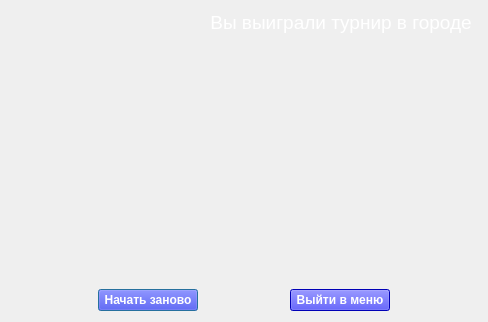
<?xml version="1.0" encoding="UTF-8"?>
<ui version="4.0">
 <class>WinLoseForm</class>
 <widget class="QDialog" name="WinLoseForm">
  <property name="geometry">
   <rect>
    <x>0</x>
    <y>0</y>
    <width>488</width>
    <height>322</height>
   </rect>
  </property>
  <property name="windowTitle">
   <string>WinLoseForm</string>
  </property>
  <layout class="QVBoxLayout" name="verticalLayout">
   <item>
    <layout class="QHBoxLayout" name="horizontalLayout">
     <item>
      <spacer name="horizontalSpacer">
       <property name="orientation">
        <enum>Qt::Horizontal</enum>
       </property>
       <property name="sizeHint" stdset="0">
        <size>
         <width>40</width>
         <height>20</height>
        </size>
       </property>
      </spacer>
     </item>
     <item>
      <widget class="QLabel" name="headLabel">
       <property name="sizePolicy">
        <sizepolicy hsizetype="Fixed" vsizetype="Preferred">
         <horstretch>0</horstretch>
         <verstretch>0</verstretch>
        </sizepolicy>
       </property>
       <property name="minimumSize">
        <size>
         <width>280</width>
         <height>0</height>
        </size>
       </property>
       <property name="maximumSize">
        <size>
         <width>280</width>
         <height>16777215</height>
        </size>
       </property>
       <property name="palette">
        <palette>
         <active>
          <colorrole role="WindowText">
           <brush brushstyle="SolidPattern">
            <color alpha="255">
             <red>255</red>
             <green>255</green>
             <blue>255</blue>
            </color>
           </brush>
          </colorrole>
         </active>
         <inactive>
          <colorrole role="WindowText">
           <brush brushstyle="SolidPattern">
            <color alpha="255">
             <red>255</red>
             <green>255</green>
             <blue>255</blue>
            </color>
           </brush>
          </colorrole>
         </inactive>
         <disabled>
          <colorrole role="WindowText">
           <brush brushstyle="SolidPattern">
            <color alpha="255">
             <red>120</red>
             <green>120</green>
             <blue>120</blue>
            </color>
           </brush>
          </colorrole>
         </disabled>
        </palette>
       </property>
       <property name="font">
        <font>
         <pointsize>14</pointsize>
        </font>
       </property>
       <property name="text">
        <string>Вы выиграли турнир в городе </string>
       </property>
       <property name="alignment">
        <set>Qt::AlignRight|Qt::AlignTrailing|Qt::AlignVCenter</set>
       </property>
       <property name="wordWrap">
        <bool>true</bool>
       </property>
      </widget>
     </item>
    </layout>
   </item>
   <item>
    <spacer name="verticalSpacer">
     <property name="orientation">
      <enum>Qt::Vertical</enum>
     </property>
     <property name="sizeHint" stdset="0">
      <size>
       <width>20</width>
       <height>40</height>
      </size>
     </property>
    </spacer>
   </item>
   <item>
    <layout class="QHBoxLayout" name="horizontalLayout_2">
     <item>
      <spacer name="horizontalSpacer_2">
       <property name="orientation">
        <enum>Qt::Horizontal</enum>
       </property>
       <property name="sizeHint" stdset="0">
        <size>
         <width>40</width>
         <height>20</height>
        </size>
       </property>
      </spacer>
     </item>
     <item>
      <widget class="QPushButton" name="pushButton">
       <property name="sizePolicy">
        <sizepolicy hsizetype="Fixed" vsizetype="Fixed">
         <horstretch>0</horstretch>
         <verstretch>0</verstretch>
        </sizepolicy>
       </property>
       <property name="minimumSize">
        <size>
         <width>100</width>
         <height>0</height>
        </size>
       </property>
       <property name="palette">
        <palette>
         <active>
          <colorrole role="Button">
           <brush brushstyle="SolidPattern">
            <color alpha="255">
             <red>0</red>
             <green>0</green>
             <blue>255</blue>
            </color>
           </brush>
          </colorrole>
          <colorrole role="ButtonText">
           <brush brushstyle="SolidPattern">
            <color alpha="255">
             <red>255</red>
             <green>255</green>
             <blue>255</blue>
            </color>
           </brush>
          </colorrole>
          <colorrole role="Base">
           <brush brushstyle="SolidPattern">
            <color alpha="255">
             <red>0</red>
             <green>0</green>
             <blue>255</blue>
            </color>
           </brush>
          </colorrole>
          <colorrole role="Window">
           <brush brushstyle="SolidPattern">
            <color alpha="255">
             <red>0</red>
             <green>0</green>
             <blue>255</blue>
            </color>
           </brush>
          </colorrole>
         </active>
         <inactive>
          <colorrole role="Button">
           <brush brushstyle="SolidPattern">
            <color alpha="255">
             <red>0</red>
             <green>0</green>
             <blue>255</blue>
            </color>
           </brush>
          </colorrole>
          <colorrole role="ButtonText">
           <brush brushstyle="SolidPattern">
            <color alpha="255">
             <red>255</red>
             <green>255</green>
             <blue>255</blue>
            </color>
           </brush>
          </colorrole>
          <colorrole role="Base">
           <brush brushstyle="SolidPattern">
            <color alpha="255">
             <red>0</red>
             <green>0</green>
             <blue>255</blue>
            </color>
           </brush>
          </colorrole>
          <colorrole role="Window">
           <brush brushstyle="SolidPattern">
            <color alpha="255">
             <red>0</red>
             <green>0</green>
             <blue>255</blue>
            </color>
           </brush>
          </colorrole>
         </inactive>
         <disabled>
          <colorrole role="Button">
           <brush brushstyle="SolidPattern">
            <color alpha="255">
             <red>0</red>
             <green>0</green>
             <blue>255</blue>
            </color>
           </brush>
          </colorrole>
          <colorrole role="ButtonText">
           <brush brushstyle="SolidPattern">
            <color alpha="255">
             <red>120</red>
             <green>120</green>
             <blue>120</blue>
            </color>
           </brush>
          </colorrole>
          <colorrole role="Base">
           <brush brushstyle="SolidPattern">
            <color alpha="255">
             <red>0</red>
             <green>0</green>
             <blue>255</blue>
            </color>
           </brush>
          </colorrole>
          <colorrole role="Window">
           <brush brushstyle="SolidPattern">
            <color alpha="255">
             <red>0</red>
             <green>0</green>
             <blue>255</blue>
            </color>
           </brush>
          </colorrole>
         </disabled>
        </palette>
       </property>
       <property name="font">
        <font>
         <weight>75</weight>
         <bold>true</bold>
        </font>
       </property>
       <property name="styleSheet">
        <string notr="true">
background-color: rgb(0, 0, 255);</string>
       </property>
       <property name="text">
        <string>Начать заново</string>
       </property>
      </widget>
     </item>
     <item>
      <spacer name="horizontalSpacer_4">
       <property name="orientation">
        <enum>Qt::Horizontal</enum>
       </property>
       <property name="sizeHint" stdset="0">
        <size>
         <width>40</width>
         <height>20</height>
        </size>
       </property>
      </spacer>
     </item>
     <item>
      <widget class="QPushButton" name="pushButton_2">
       <property name="sizePolicy">
        <sizepolicy hsizetype="Fixed" vsizetype="Fixed">
         <horstretch>0</horstretch>
         <verstretch>0</verstretch>
        </sizepolicy>
       </property>
       <property name="minimumSize">
        <size>
         <width>100</width>
         <height>0</height>
        </size>
       </property>
       <property name="palette">
        <palette>
         <active>
          <colorrole role="Button">
           <brush brushstyle="SolidPattern">
            <color alpha="255">
             <red>0</red>
             <green>0</green>
             <blue>255</blue>
            </color>
           </brush>
          </colorrole>
          <colorrole role="ButtonText">
           <brush brushstyle="SolidPattern">
            <color alpha="255">
             <red>255</red>
             <green>255</green>
             <blue>255</blue>
            </color>
           </brush>
          </colorrole>
          <colorrole role="Base">
           <brush brushstyle="SolidPattern">
            <color alpha="255">
             <red>0</red>
             <green>0</green>
             <blue>255</blue>
            </color>
           </brush>
          </colorrole>
          <colorrole role="Window">
           <brush brushstyle="SolidPattern">
            <color alpha="255">
             <red>0</red>
             <green>0</green>
             <blue>255</blue>
            </color>
           </brush>
          </colorrole>
         </active>
         <inactive>
          <colorrole role="Button">
           <brush brushstyle="SolidPattern">
            <color alpha="255">
             <red>0</red>
             <green>0</green>
             <blue>255</blue>
            </color>
           </brush>
          </colorrole>
          <colorrole role="ButtonText">
           <brush brushstyle="SolidPattern">
            <color alpha="255">
             <red>255</red>
             <green>255</green>
             <blue>255</blue>
            </color>
           </brush>
          </colorrole>
          <colorrole role="Base">
           <brush brushstyle="SolidPattern">
            <color alpha="255">
             <red>0</red>
             <green>0</green>
             <blue>255</blue>
            </color>
           </brush>
          </colorrole>
          <colorrole role="Window">
           <brush brushstyle="SolidPattern">
            <color alpha="255">
             <red>0</red>
             <green>0</green>
             <blue>255</blue>
            </color>
           </brush>
          </colorrole>
         </inactive>
         <disabled>
          <colorrole role="Button">
           <brush brushstyle="SolidPattern">
            <color alpha="255">
             <red>0</red>
             <green>0</green>
             <blue>255</blue>
            </color>
           </brush>
          </colorrole>
          <colorrole role="ButtonText">
           <brush brushstyle="SolidPattern">
            <color alpha="255">
             <red>120</red>
             <green>120</green>
             <blue>120</blue>
            </color>
           </brush>
          </colorrole>
          <colorrole role="Base">
           <brush brushstyle="SolidPattern">
            <color alpha="255">
             <red>0</red>
             <green>0</green>
             <blue>255</blue>
            </color>
           </brush>
          </colorrole>
          <colorrole role="Window">
           <brush brushstyle="SolidPattern">
            <color alpha="255">
             <red>0</red>
             <green>0</green>
             <blue>255</blue>
            </color>
           </brush>
          </colorrole>
         </disabled>
        </palette>
       </property>
       <property name="font">
        <font>
         <weight>75</weight>
         <bold>true</bold>
        </font>
       </property>
       <property name="styleSheet">
        <string notr="true">
background-color: rgb(0, 0, 255);</string>
       </property>
       <property name="text">
        <string>Выйти в меню</string>
       </property>
      </widget>
     </item>
     <item>
      <spacer name="horizontalSpacer_3">
       <property name="orientation">
        <enum>Qt::Horizontal</enum>
       </property>
       <property name="sizeHint" stdset="0">
        <size>
         <width>40</width>
         <height>20</height>
        </size>
       </property>
      </spacer>
     </item>
    </layout>
   </item>
  </layout>
 </widget>
 <layoutdefault spacing="6" margin="11"/>
 <resources/>
 <connections>
  <connection>
   <sender>pushButton</sender>
   <signal>clicked()</signal>
   <receiver>WinLoseForm</receiver>
   <slot>accept()</slot>
   <hints>
    <hint type="sourcelabel">
     <x>121</x>
     <y>301</y>
    </hint>
    <hint type="destinationlabel">
     <x>86</x>
     <y>251</y>
    </hint>
   </hints>
  </connection>
  <connection>
   <sender>pushButton_2</sender>
   <signal>clicked()</signal>
   <receiver>WinLoseForm</receiver>
   <slot>reject()</slot>
   <hints>
    <hint type="sourcelabel">
     <x>367</x>
     <y>302</y>
    </hint>
    <hint type="destinationlabel">
     <x>410</x>
     <y>265</y>
    </hint>
   </hints>
  </connection>
 </connections>
</ui>
